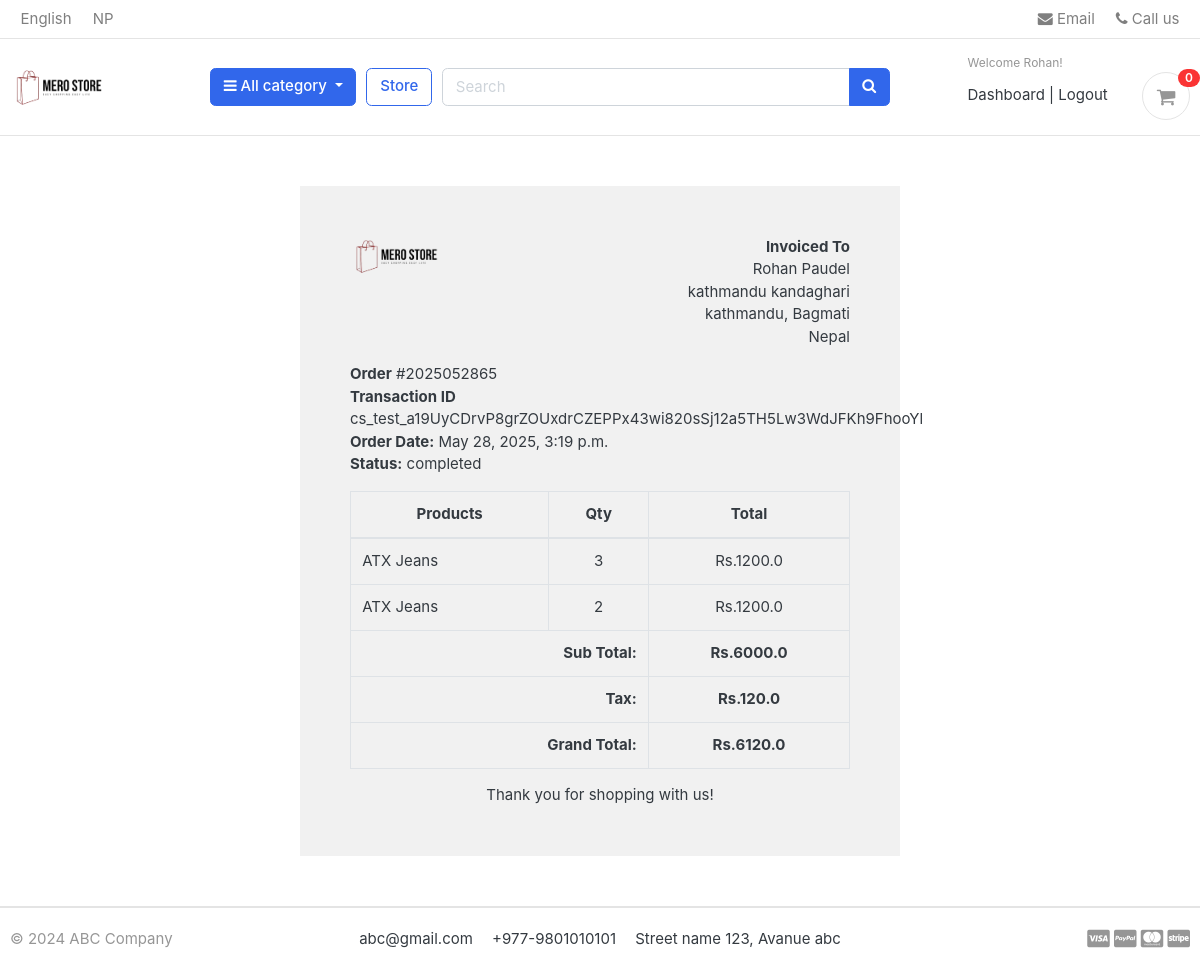
Screenshot of /accounts/order_detail/2025052865/ (signed in) with the database file from the repository.
### accounts/models.py (models this page shows, shortened)
class Account(AbstractBaseUser):
  first_name = models.CharField(max_length=50)
  last_name = models.CharField(max_length=50)
  username = models.CharField(max_length=50 , unique= True)
  email = models.EmailField(max_length=100 , unique=True)
  phone_number = models.CharField(max_length= 50)
  date_joined = models.DateTimeField(auto_now_add=True)
  last_login = models.DateTimeField(auto_now_add=True)
  is_admin = models.BooleanField(default=False)
  is_staff = models.BooleanField(default=False)
  is_active = models.BooleanField(default=False)
  is_superadmin = models.BooleanField(default=False)
  USERNAME_FIELD = 'email'
  REQUIRED_FIELDS = ['username' , 'first_name' , 'last_name']
  objects = MyAccountManager()

### orders/models.py (models this page shows, shortened)
class Order(models.Model):
    STATUS = (
        ('New', 'New'),
        ('Accepted', 'Accepted'),
        ('Completed', 'Completed'),
        ('Cancelled', 'Cancelled'),
    )
    user = models.ForeignKey(Account, on_delete=models.SET_NULL, null=True)
    payment = models.ForeignKey(Payment, on_delete=models.SET_NULL, blank=True, null=True)
    order_number = models.CharField(max_length=20)
    first_name = models.CharField(max_length=50)
    last_name = models.CharField(max_length=50)
    phone = models.CharField(max_length=15)
    email = models.EmailField(max_length=50)
    address_line_1 = models.CharField(max_length=50)
    address_line_2 = models.CharField(max_length=50, blank=True)
    country = models.CharField(max_length=50)
    state = models.CharField(max_length=50)
    city = models.CharField(max_length=50)
    order_note = models.CharField(max_length=100, blank=True)
    order_total = models.FloatField()
    tax = models.FloatField()
    status = models.CharField(max_length=10, choices=STATUS, default='New')
    ip = models.CharField(blank=True, max_length=20)
    is_ordered = models.BooleanField(default=False)
    created_at = models.DateTimeField(auto_now_add=True)
    updated_at = models.DateTimeField(auto_now=True)
    def full_name(self):
      return f'{self.first_name} {self.last_name}'
    def full_address(self):
      return f'{self.address_line_1} {self.address_line_2}'

class Payment(models.Model):
  user = models.ForeignKey(Account , on_delete=models.CASCADE)
  payment_id = models.CharField(max_length=100)
  payment_method = models.CharField(max_length = 100)
  amount_paid = models.CharField(max_length=100)
  status = models.CharField(max_length=100)
  created_at = models.DateTimeField(auto_now_add=True)

class OrderProduct(models.Model):
    order = models.ForeignKey(Order, on_delete=models.CASCADE)
    payment = models.ForeignKey(Payment, on_delete=models.SET_NULL, blank=True, null=True)
    user = models.ForeignKey(Account, on_delete=models.CASCADE)
    product = models.ForeignKey(Product, on_delete=models.CASCADE)
    variation = models.ForeignKey(Variation, on_delete=models.CASCADE , null=True)
    color = models.CharField(max_length=50, blank=True)  # Keep as blank to handle optional variations
    size = models.CharField(max_length=50, blank=True)   # Same as above
    quantity = models.IntegerField()
    product_price = models.FloatField()
    ordered = models.BooleanField(default=False)
    created_at = models.DateTimeField(auto_now_add=True)
    updated_at = models.DateTimeField(auto_now=True)

### store/models.py (models this page shows, shortened)
class Product(models.Model):
  product_name = models.CharField(max_length=250 , unique=True)
  slug = models.SlugField(max_length=222 , unique = True)
  description = models.TextField(max_length=555, blank=True)
  price = models.IntegerField()
  images = models.ImageField(upload_to='photo/products')
  stock = models.IntegerField()
  is_available = models.BooleanField(default=True)
  category = models.ForeignKey(Category , on_delete=models.CASCADE)
  created_date = models.DateTimeField(auto_now_add = True)
  modified_date = models.DateTimeField(auto_now=True)

### accounts/views.py (the view)
# urls.py: path('order_detail/<int:order_id>/' , views.order_detail , name="order_detail"),
@login_required(login_url="login")
def order_detail(request, order_id):
    order_detail = OrderProduct.objects.filter(order__order_number=order_id)
    order = Order.objects.get(order_number=order_id)
    subtotal = 0
    for i in order_detail:
        subtotal += i.product_price * i.quantity
    context = {
        'order_detail': order_detail,
        'order': order,
        'subtotal': subtotal,
    }
    return render(request, 'accounts/order_detail.html', context)

### carts/context_processors.py (called while the page is built)
def counter(request):
  cart_count = 0
  if 'admin' in request.path:
    return{}
  else:
    try:
      cart = Cart.objects.filter(cart_id = _cart_id(request))
      if request.user.is_authenticated:
        cart_items = CartItem.objects.all().filter(user=request.user)
      else:
        cart_items = CartItem.objects.all().filter(cart=cart[:1])
      for cart_item in cart_items:
        cart_count += cart_item.quantity
    except Cart.DoesNotExist:
      cart_count = 0
  return dict(cart_count = cart_count)

### carts/views.py (called while the page is built)
def _cart_id(request):
  cart = request.session.session_key
  if not cart:
    cart = request.session.create()
  return cart

### category/context_processors.py (called while the page is built)
def menu_links(request):
  links = Category.objects.all()
  return dict(links = links)

### category/models.py (called while the page is built)
  def get_url(self):
    return reverse('products_by_category' , args=[self.slug])

### templates/accounts/order_detail.html (shortened to what this page needs)
{% extends 'base.html' %}
{% load static %}
{% block content %}
<div class="container"
  style="margin: 0 auto;width: 50%;padding: 50px;background: #f1f1f1;margin-top: 50px;margin-bottom: 50px;">
  <div class="row invoice row-printable">
    <div class="col-md-12">
      <div class="panel panel-default plain" id="dash_0">
        <div class="panel-body p30">
          <div class="row">
            <div class="col-lg-6">
              <div class="invoice-logo"><img src="{% static '/images/merostore.png' %}" alt="Invoice logo"
                  style="max-height: 40px;"></div>
            </div>
            <div class="col-lg-6">
              <div class="invoice-from">
                <ul class="list-unstyled text-right">
                  <li><strong>Invoiced To</strong></li>
                  <li>{{order.full_name}}</li>
                  <li>{{order.full_address}}</li>
                  <li>{{order.city}}, {{order.state}}</li>
                  <li>{{order.country}}</li>
                </ul>
              </div>
            </div>
            <div class="col-lg-12">
              <div class="invoice-details mt25">
                <div class="well">
                  <ul class="list-unstyled mb0">
                    <li><strong>Order</strong> #{{order.order_number}}</li>
                    <li><strong>Transaction ID</strong> {{order.payment.payment_id}}</li>
                    <li><strong>Order Date:</strong> {{order.created_at}}</li>
                    <li><strong>Status:</strong> {{order.payment.status}}</li>
                  </ul>
                </div>
              </div>
              <div class="invoice-items">
                <div class="table-responsive" style="overflow: hidden; outline: none;" tabindex="0">
                  <table class="table table-bordered">
                    <thead>
                      <tr>
                        <th class="per70 text-center">Products</th>
                        <th class="per5 text-center">Qty</th>
                        <th class="per25 text-center">Total</th>
                      </tr>
                    </thead>
                    <tbody>
                      {% for item in order_detail %}
                      <tr>
                        <td>{{item.product.product_name}}
                        </td>
                        <td class="text-center">{{item.quantity}}</td>
                        <td class="text-center">Rs.{{item.product_price}}</td>
                      </tr>
                      {% endfor %}
                    </tbody>
                    <tfoot>
                      <tr>
                        <th colspan="2" class="text-right">Sub Total:</th>
                        <th class="text-center">Rs.{{subtotal}}</th>
                      </tr>
                      <tr>
                        <th colspan="2" class="text-right">Tax:</th>
                        <th class="text-center">Rs.{{order.tax}}</th>
                      </tr>
                      <tr>
                        <th colspan="2" class="text-right">Grand Total:</th>
                        <th class="text-center">Rs.{{order.order_total}}</th>
                      </tr>
                    </tfoot>
                  </table>
                </div>
              </div>
              <div class="invoice-footer mt25">
                <p class="text-center">Thank you for shopping with us!</p>
              </div>
            </div>
          </div>
        </div>
      </div>
    </div>
  </div>
</div>
{% endblock %}

### templates/includes/navbar.html (shortened to what this page needs)
{%load static%}
<header class="section-header">
  <nav class="navbar p-md-0 navbar-expand-sm navbar-light border-bottom">
  <div class="container">
    <div class="collapse navbar-collapse" id="navbarTop4">
      <ul class="navbar-nav mr-auto">
        <li class="nav-item dropdown">
         <a href="#" class="nav-link">   English </a>
      </li>
      <li class="nav-item dropdown">
        <a href="#" class="nav-link"> NP </a>
      </li>
      </ul>
      <ul class="navbar-nav">
      <li><a href="#" class="nav-link"> <i class="fa fa-envelope"></i> Email </a></li>
      <li><a href="#" class="nav-link"> <i class="fa fa-phone"></i> Call us </a></li>
    </ul>
    </div>
  </div>
  </nav>
  <section class="header-main border-bottom">
    <div class="container">
  <div class="row align-items-center">
    <div class="col-lg-2 col-md-3 col-6">
      <a href=" {% url 'home'%}" class="brand-wrap">
        <img class="logo" src="{%static './images/merostore.png'%}" >
      </a>
    </div>
    <div class="col-lg col-sm col-md col-6 flex-grow-0">
      <div class="category-wrap dropdown d-inline-block float-right">
        <button type="button" class="btn btn-primary dropdown-toggle" data-toggle="dropdown">
          <i class="fa fa-bars"></i> All category
        </button>
      </div>
    </div>
    <a href="{% url 'store' %}" class="btn btn-outline-primary">Store</a>
    <div class="col-lg  col-md-6 col-sm-12 col">
      <form action="{% url 'search' %}" class="search" method = 'GET'>
        <div class="input-group w-100">
            <input type="text" class="form-control" style="width:60%;" placeholder="Search" name="keyword">
            <div class="input-group-append">
              <button class="btn btn-primary" type="submit">
                <i class="fa fa-search"></i>
              </button>
            </div>
          </div>
      </form>
    </div>
    <div class="col-lg-3 col-sm-6 col-8 order-2 order-lg-3">
          <div class="d-flex justify-content-end mb-3 mb-lg-0">
            {% if user.id is  None%}
            <div class="widget-header">
              <small class="title text-muted">Welcome guest!</small>
              <div>
                <a href="{% url 'login' %}">Sign in</a> <span class="dark-transp"> | </span>
                <a href="{% url 'register'%}"> Register</a>
              </div>
            </div>
            {% else%}
            <div class="widget-header">
              <small class="title text-muted">Welcome {{user.first_name}}!</small>
              <div>
                <a href="{% url 'dashboard'%}">Dashboard</a> <span class="dark-transp"> | </span>
                <a href="{% url 'logout'%}">Logout</a>
            {% endif %}
            <a href="{% url 'cart'%}" class="widget-header pl-3 ml-3">
              <div class="icon icon-sm rounded-circle border"><i class="fa fa-shopping-cart"></i></div>
              <span class="badge badge-pill badge-danger notify">{{cart_count}}</span>
            </a>
          </div>
        </div>
  </div>
    </div>
  </section>
  </header>

### merostore/static/css/ui.css (style rules this page uses)
html { font-family: "Inter", sans-serif; font-size: 15px; }
.icon-xs, .icon-sm, .icon-md, .icon-lg { display: inline-block; text-align: center; flex-shrink: 0; flex-grow: 0; }
.icon-sm { width: 48px; height: 48px; line-height: 48px !important; font-size: 20px; }
p:last-child { margin-bottom: 0; }
.header-main { position: relative; padding-top: 1rem; padding-bottom: 1rem; }
.brand-wrap .logo, .navbar-brand .logo { margin-right: 7px; max-height: 42px; display: inline-block; }
.widget-header { display: inline-block; vertical-align: middle; position: relative; }
.widget-header a { color: #343a40; }
.widget-header i { color: #969696; }
.widget-header .title { display: block; }
.widget-header .notify { position: absolute; top: -3px; right: -10px; }
[class*=list-] li:after { visibility: hidden; display: block; content: ""; overflow: hidden; height: 0; clear: both; }
.notify { position: absolute; top: -4px; right: -10px; display: inline-block; padding: 0.25em 0.6em; font-size: 12px; line-height: 1; text-align: center; border-radius: 3rem; color: #fff; background-color: #fa3434; }

### rows the page displays
Account: first_name "Rohan"
Order: full_name "Rohan Paudel", full_address "kathmandu kandaghari", city "kathmandu", state "Bagmati", country "Nepal", order_number "2025052865", payment.payment_id "cs_test_a19UyCDrvP8grZOUxdrCZEPPx43wi820sSj12a5TH5Lw3WdJFKh9FhooYl", created_at "May 28, 2025, 3:19 p.m.", payment.status "completed", tax "120.0", order_total "6120.0"
OrderProduct: product.product_name "ATX Jeans", quantity "3", product_price "1200.0"
OrderProduct: product.product_name "ATX Jeans", quantity "2", product_price "1200.0"

### other values shown
{{ cart_count }} "0"
{{ subtotal }} "6000.0"
